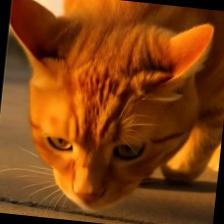
#> input picture data/gallery/Loki/-2568-08-26-13-22-35_png.rf.a56d76029afb3c888a29bc3a4f7e0fcc.jpg, 224 x 224 px
$ python -i features.py   (imports and definitions only)
#> lines starting #> are read from the running program, lines starting #| are printed output that depends on the picture
from __future__ import annotations

import math
from dataclasses import dataclass

import cv2
import numpy as np
from PIL import Image


@dataclass
class FeatureOutput:
    vector: np.ndarray
    preview_rgb: np.ndarray


def pil_to_rgb_array(image: Image.Image) -> np.ndarray:
    return np.array(image.convert('RGB'))


class FeatureExtractor:
    def __init__(self, image_size: int = 128):
        self.image_size = image_size

    @property
    def signature(self) -> str:
        return f'feature-extractor:v1:image_size={self.image_size}'

    def extract(self, image: Image.Image) -> FeatureOutput:
        rgb = pil_to_rgb_array(image)
        resized = cv2.resize(rgb, (self.image_size, self.image_size), interpolation=cv2.INTER_AREA)
        gray = cv2.cvtColor(resized, cv2.COLOR_RGB2GRAY)
        hsv = cv2.cvtColor(resized, cv2.COLOR_RGB2HSV)
        lab = cv2.cvtColor(resized, cv2.COLOR_RGB2LAB)

        # Color histograms
        h_hist = cv2.calcHist([hsv], [0], None, [16], [0, 180]).flatten()
        s_hist = cv2.calcHist([hsv], [1], None, [8], [0, 256]).flatten()
        v_hist = cv2.calcHist([hsv], [2], None, [8], [0, 256]).flatten()
        l_hist = cv2.calcHist([lab], [0], None, [8], [0, 256]).flatten()
        a_hist = cv2.calcHist([lab], [1], None, [8], [0, 256]).flatten()
        b_hist = cv2.calcHist([lab], [2], None, [8], [0, 256]).flatten()

        rgb_stats = np.concatenate([resized.mean(axis=(0, 1)), resized.std(axis=(0, 1))])
        gray_stats = np.array([gray.mean(), gray.std(), gray.min(), gray.max()], dtype=np.float32)

        # Edges and shape
        edges = cv2.Canny(gray, 80, 160)
        edge_density = np.array([edges.mean() / 255.0], dtype=np.float32)
        moments = cv2.HuMoments(cv2.moments(gray)).flatten()
        moments = np.sign(moments) * np.log1p(np.abs(moments))

        # Compact DCT signature similar to pHash but as dense features
        small = cv2.resize(gray, (32, 32), interpolation=cv2.INTER_AREA).astype(np.float32)
        dct = cv2.dct(small)
        dct_low = dct[:8, :8].flatten()[1:]
        dct_low = dct_low / (np.linalg.norm(dct_low) + 1e-8)

        feature_parts = [
            self._l2_norm(h_hist),
            self._l2_norm(s_hist),
            self._l2_norm(v_hist),
            self._l2_norm(l_hist),
            self._l2_norm(a_hist),
            self._l2_norm(b_hist),
            rgb_stats.astype(np.float32) / 255.0,
            gray_stats.astype(np.float32) / 255.0,
            edge_density,
            moments.astype(np.float32),
            dct_low.astype(np.float32),
        ]
        vector = np.concatenate(feature_parts).astype(np.float32)
        vector = self._l2_norm(vector)
        return FeatureOutput(vector=vector, preview_rgb=resized)

    @staticmethod
    def cosine_similarity(vec_a: np.ndarray, vec_b: np.ndarray) -> float:
        denom = float(np.linalg.norm(vec_a) * np.linalg.norm(vec_b)) + 1e-8
        return float(np.dot(vec_a, vec_b) / denom)

    @staticmethod
    def _l2_norm(vector: np.ndarray) -> np.ndarray:
        vector = vector.astype(np.float32)
        denom = np.linalg.norm(vector) + 1e-8
        return vector / denom

>>> from PIL import Image
>>> picture = Image.open('../data/gallery/Loki/-2568-08-26-13-22-35_png.rf.a56d76029afb3c888a29bc3a4f7e0fcc.jpg')
#> picture is the input picture: PIL image 224x224 RGB; mean R, G, B 126, 62.8, 15.8
>>> result = FeatureExtractor().extract(picture)
#> in extract, `resized = cv2.resize(rgb, (self.image_size, self.image_size), interpol..`:
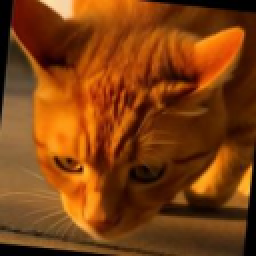
#> resized: shape (128, 128, 3) (shown 2 times larger); mean R, G, B 126, 62.8, 15.8
#> in extract, `gray = cv2.cvtColor(resized, cv2.COLOR_RGB2GRAY)`:
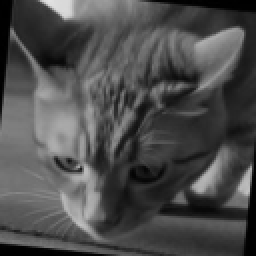
#> gray: shape (128, 128) (shown 2 times larger); min 0, max 227, mean 76.3
#> in extract, `hsv = cv2.cvtColor(resized, cv2.COLOR_RGB2HSV)`: hsv: shape (128, 128, 3); mean H, S, V 15, 223.7, 126.1
#> in extract, `lab = cv2.cvtColor(resized, cv2.COLOR_RGB2LAB)`: lab: shape (128, 128, 3); mean of channels 0, 1, 2 85.9, 151.6, 164.3
#> in extract, `h_hist = cv2.calcHist([hsv], [0], None, [16], [0, 180]).flatten()`: h_hist = [5432, 10507, 22, 2, 7, 87, 10, 1, 24, 29, 120, 28, 20, 14, 23, 58]
#> in extract, `s_hist = cv2.calcHist([hsv], [1], None, [8], [0, 256]).flatten()`: s_hist = [35, 3, 101, 260, 1224, 1479, 1979, 11303]
#> in extract, `v_hist = cv2.calcHist([hsv], [2], None, [8], [0, 256]).flatten()`: v_hist = [851, 1144, 4182, 2886, 2559, 1918, 1277, 1567]
#> in extract, `l_hist = cv2.calcHist([lab], [0], None, [8], [0, 256]).flatten()`: l_hist = [1700, 4607, 3235, 3588, 2066, 1030, 144, 14]
#> in extract, `a_hist = cv2.calcHist([lab], [1], None, [8], [0, 256]).flatten()`: a_hist = [0, 0, 0, 98, 11486, 4800, 0, 0]
#> in extract, `b_hist = cv2.calcHist([lab], [2], None, [8], [0, 256]).flatten()`: b_hist = [0, 0, 0, 233, 7091, 7450, 1610, 0]
#> in extract, `rgb_stats = np.concatenate([resized.mean(axis=(0, 1)), resized.std(axi..`: rgb_stats = [126, 62.79, 15.81, 62.36, 39.47, 21.05]
#> in extract, `gray_stats = np.array([gray.mean(), gray.std(), gray.min(), gray.max()..`: gray_stats = [76.34, 41.94, 0, 227]
#> in extract, `edges = cv2.Canny(gray, 80, 160)`:
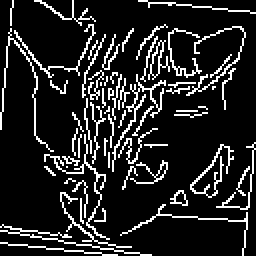
#> edges: shape (128, 128) (shown 2 times larger); 13.9% white in thin lines or dots
#> in extract, `edge_density = np.array([edges.mean() / 255.0], dtype=np.float32)`: edge_density = [0.139]
#> in extract, `moments = cv2.HuMoments(cv2.moments(gray)).flatten()`: moments = [0.00202, 2.41e-08, 7.07e-11, 1.29e-10, 8.86e-21, -7.79e-15, 8.46e-21]
#> in extract, `small = cv2.resize(gray, (32, 32), interpolation=cv2.INTER_AREA).astyp..`:
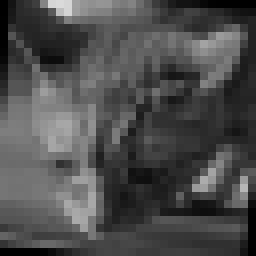
#> small: shape (32, 32) float32 (shown 8 times larger); min 0, max 218, mean 76.3
#> in extract, `dct = cv2.dct(small)`:
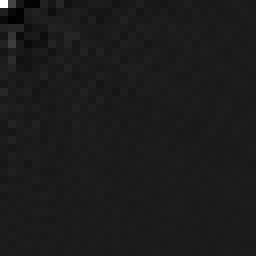
#> dct: shape (32, 32) float32 (shown 8 times larger); min -295.6, max 2442.9, mean 1.1; drawn with min black and max white
#> in extract, `dct_low = dct[:8, :8].flatten()[1:]`: dct_low = 63 values, max 446.1 at index 0, min -295.6 at index 16, mean -20.05
#> in extract, `dct_low = dct_low / (np.linalg.norm(dct_low) + 1e-8)`: dct_low = 63 values, max 0.414 at index 0, min -0.274 at index 16, mean -0.0186
#> in _l2_norm, `vector = vector.astype(np.float32)`: vector has the same summary as h_hist in extract
#> in _l2_norm, `denom = np.linalg.norm(vector) + 1e-8`: denom = 11829.3
#> in extract, `vector = np.concatenate(feature_parts).astype(np.float32)`: vector = 137 values, max 0.971 at index 23, min -0.274 at index 90, mean 0.0881
#> in extract, `vector = self._l2_norm(vector)`: vector = 137 values, max 0.337 at index 23, min -0.0951 at index 90, mean 0.0305
